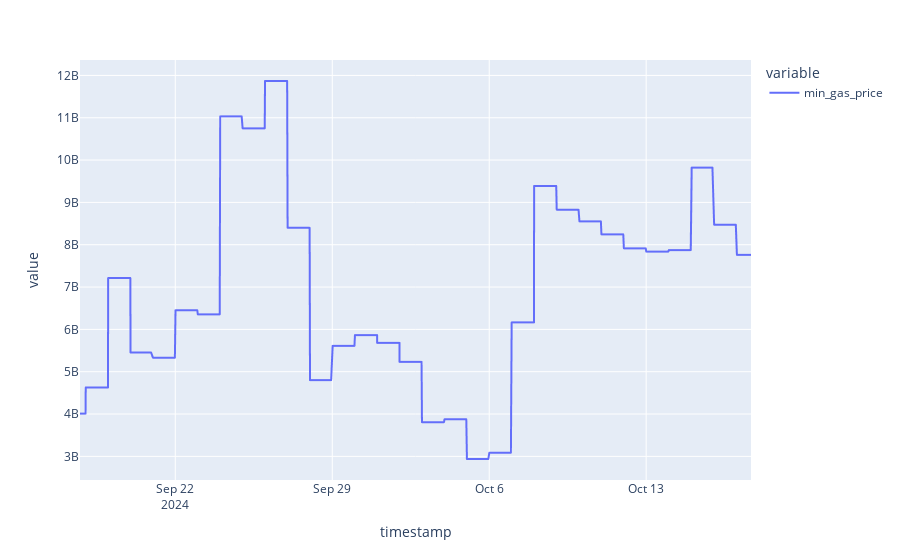

Source (notebook cell):
### Code cell
min_daily_gas_price = keeper_df.groupby('day')['gasPrice'].min().to_dict()
keeper_df['min_gas_price'] = keeper_df['day'].map(min_daily_gas_price)
keeper_df['gas_price_to_use'] = keeper_df[['min_gas_price', 'gasPrice']].min(axis=1)
px.line(keeper_df['min_gas_price'])

### Figure 1 — Plotly figure (JSON) as saved in the notebook; plotly's stock layout.template omitted (floating-point values rounded to 4 significant figures; data arrays with more than 128 entries replaced by an {"elided": "..."} marker saying what was removed)
{"data": [{"hovertemplate": "variable=min_gas_price<br>timestamp=%{x}<br>value=%{y}<extra></extra>", "legendgroup": "min_gas_price", "line": {"color": "#636efa", "dash": "solid"}, "marker": {"symbol": "circle"}, "mode": "lines", "name": "min_gas_price", "showlegend": true, "type": "scattergl", "x": {"elided": "2415 str values"}, "xaxis": "x", "y": {"elided": "2415 int values"}, "yaxis": "y"}], "layout": {"legend": {"title": {"text": "variable"}, "tracegroupgap": 0}, "margin": {"t": 60}, "xaxis": {"anchor": "y", "domain": [0, 1], "title": {"text": "timestamp"}}, "yaxis": {"anchor": "x", "domain": [0, 1], "title": {"text": "value"}}}}
